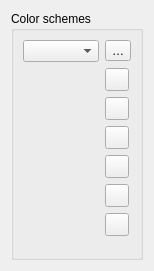
             <widget class="QWidget" name="scrollAreaWidgetContents">
              <property name="geometry">
               <rect>
                <x>0</x>
                <y>0</y>
                <width>154</width>
                <height>271</height>
               </rect>
              </property>
              <layout class="QHBoxLayout" name="horizontalLayout_46">
               <item>
                <widget class="QgsCollapsibleGroupBox" name="groupBox_7">
                 <property name="title">
                  <string>Color schemes</string>
                 </property>
                 <layout class="QGridLayout" name="gridLayout_12">
                  <item row="7" column="1">
                   <spacer name="verticalSpacer_12">
                    <property name="orientation">
                     <enum>Qt::Vertical</enum>
                    </property>
                    <property name="sizeHint" stdset="0">
                     <size>
                      <width>20</width>
                      <height>40</height>
                     </size>
                    </property>
                   </spacer>
                  </item>
                  <item row="5" column="1">
                   <widget class="QToolButton" name="mButtonImportColors">
                    <property name="toolTip">
                     <string>Import colors from file</string>
                    </property>
                    <property name="text">
                     <string/>
                    </property>
                    <property name="icon">
                     <iconset resource="../../images/images.qrc">
                      <normaloff>:/images/themes/default/mActionFileOpen.svg</normaloff>:/images/themes/default/mActionFileOpen.svg</iconset>
                    </property>
                   </widget>
                  </item>
                  <item row="1" column="0" rowspan="8">
                   <widget class="QgsColorSchemeList" name="mTreeCustomColors" native="true">
                    <property name="focusPolicy">
                     <enum>Qt::StrongFocus</enum>
                    </property>
                   </widget>
                  </item>
                  <item row="4" column="1">
                   <widget class="QToolButton" name="mButtonPasteColors">
                    <property name="toolTip">
                     <string>Paste colors</string>
                    </property>
                    <property name="text">
                     <string/>
                    </property>
                    <property name="icon">
                     <iconset resource="../../images/images.qrc">
                      <normaloff>:/images/themes/default/mActionEditPaste.svg</normaloff>:/images/themes/default/mActionEditPaste.svg</iconset>
                    </property>
                   </widget>
                  </item>
                  <item row="1" column="1">
                   <widget class="QToolButton" name="mButtonAddColor">
                    <property name="toolTip">
                     <string>Add color</string>
                    </property>
                    <property name="text">
                     <string/>
                    </property>
                    <property name="icon">
                     <iconset resource="../../images/images.qrc">
                      <normaloff>:/images/themes/default/symbologyAdd.svg</normaloff>:/images/themes/default/symbologyAdd.svg</iconset>
                    </property>
                   </widget>
                  </item>
                  <item row="2" column="1">
                   <widget class="QToolButton" name="mButtonRemoveColor">
                    <property name="toolTip">
                     <string>Remove color</string>
                    </property>
                    <property name="text">
                     <string/>
                    </property>
                    <property name="icon">
                     <iconset resource="../../images/images.qrc">
                      <normaloff>:/images/themes/default/symbologyRemove.svg</normaloff>:/images/themes/default/symbologyRemove.svg</iconset>
                    </property>
                   </widget>
                  </item>
                  <item row="3" column="1">
                   <widget class="QToolButton" name="mButtonCopyColors">
                    <property name="toolTip">
                     <string>Copy colors</string>
                    </property>
                    <property name="text">
                     <string/>
                    </property>
                    <property name="icon">
                     <iconset resource="../../images/images.qrc">
                      <normaloff>:/images/themes/default/mActionEditCopy.svg</normaloff>:/images/themes/default/mActionEditCopy.svg</iconset>
                    </property>
                   </widget>
                  </item>
                  <item row="0" column="0">
                   <layout class="QHBoxLayout" name="horizontalLayout_22">
                    <item>
                     <widget class="QComboBox" name="mColorSchemesComboBox"/>
                    </item>
                   </layout>
                  </item>
                  <item row="6" column="1">
                   <widget class="QToolButton" name="mButtonExportColors">
                    <property name="toolTip">
                     <string>Export colors</string>
                    </property>
                    <property name="text">
                     <string/>
                    </property>
                    <property name="icon">
                     <iconset resource="../../images/images.qrc">
                      <normaloff>:/images/themes/default/mActionFileSave.svg</normaloff>:/images/themes/default/mActionFileSave.svg</iconset>
                    </property>
                   </widget>
                  </item>
                  <item row="0" column="1">
                   <widget class="QToolButton" name="mSchemeToolButton">
                    <property name="text">
                     <string>…</string>
                    </property>
                    <property name="popupMode">
                     <enum>QToolButton::InstantPopup</enum>
                    </property>
                   </widget>
                  </item>
                 </layout>
                </widget>
               </item>
              </layout>
             </widget>
